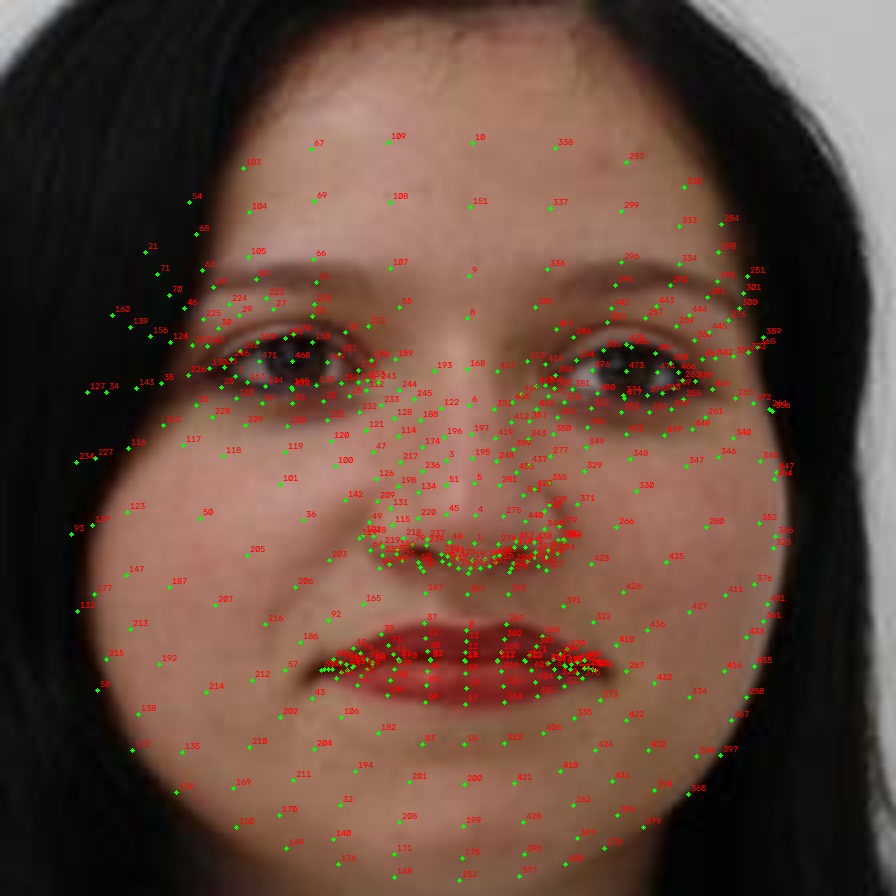
#> input picture ml_pipeline/landmark_reference.png, 896 x 896 px, found by its file name
$ python -i visual_qa.py   (imports and definitions only)
#> lines starting #> are read from the running program, lines starting #| are printed output that depends on the picture
### ml_pipeline/src/hueview/regions.py
"""
HueView — Shared Regional Contract (used by Phases 7.3, 7.4, 7.5, 8, 9)
=======================================================================

This module holds the vocabulary that every Phase 7+ module agrees on:
region names, their canonical order, the `RegionPatch` container that
7.3 -> 7.4 -> 7.5 -> 8 passes along, and a compact codec for caching
segmentation results to disk.

Nothing here does image processing. It exists so that `hsv_skin_filter.py`
(7.4), `region_selector.py` (7.5) and the Phase 8 feature extractors cannot
silently disagree about what "region 3" means — a disagreement that would
scramble the 15-element CIELAB vector without raising a single error.

CANONICAL ORDER
---------------
The manuscript defines the segmentation order in Stage 3 of Feature
Selection as:

    (1) forehead, (2) left cheek, (3) right cheek, (4) nose bridge, (5) jawline

That order is authoritative here, because it is the order the 15-element
CIELAB Feature Vector (3 values x 5 regions) is built in at Phase 8.2.
Note that Appendix 3's reporting tables (Tables 19-27) list regions in a
slightly different order (Forehead, Left Cheek, Right Cheek, Jawline,
Nose). Reporting order is cosmetic; feature order is not. Use
REGION_ORDER for anything that becomes a feature vector, and
REPORTING_ORDER only when laying out results tables.

LEFT / RIGHT CONVENTION
-----------------------
"Left cheek" means the subject's anatomical left, which appears on the
RIGHT side of the image in a normal front-facing photo. MediaPipe's mesh
is defined in the same subject-anatomical convention, so as long as 7.3
builds its polygons from MediaPipe indices this is automatic. It is
called out explicitly because it is the single easiest thing to flip by
accident, and a flipped pair produces a plausible-looking but wrong
per-region table in Appendix 3.
"""

from __future__ import annotations

from dataclasses import dataclass, field
from typing import Dict, Optional, Tuple

import numpy as np

# --------------------------------------------------------------------------
# Region vocabulary
# --------------------------------------------------------------------------

#: Feature-vector order. Do not reorder — Phase 8.2's 15-element CIELAB
#: vector is built by concatenating regions in exactly this sequence.
REGION_ORDER: Tuple[str, ...] = (
    "forehead",
    "left_cheek",
    "right_cheek",
    "nose_bridge",
    "jawline",
)

#: Order used in the manuscript's results tables (Appendix 3). Cosmetic only.
REPORTING_ORDER: Tuple[str, ...] = (
    "forehead",
    "left_cheek",
    "right_cheek",
    "jawline",
    "nose_bridge",
)

#: Human-readable labels for figures, results tables and the Phase 16 UI.
REGION_DISPLAY: Dict[str, str] = {
    "forehead": "Forehead",
    "left_cheek": "Left Cheek",
    "right_cheek": "Right Cheek",
    "nose_bridge": "Nose Bridge",
    "jawline": "Jawline",
    # Table 26/28 and the List of Tables call this "Whole Face Classifier":
    # a separately trained EfficientNetB0 on the entire SSR-normalized face,
    # not a composite of the five regions.
    "full_face": "Full Face (Whole Face Classifier)",
}

#: Integer id per region, 1-5. Zero is reserved for "outside every region".
#: These ids are what the cached label map stores, so changing them
#: invalidates every cached .png on disk.
REGION_IDS: Dict[str, int] = {name: i + 1 for i, name in enumerate(REGION_ORDER)}
ID_TO_REGION: Dict[int, str] = {v: k for k, v in REGION_IDS.items()}

#: Approximate coverage areas from Table 3 of the manuscript, expressed as
#: (y_min, y_max, x_min, x_max) fractions of the face bounding box.
#: Phase 7.3 derives its polygons from MediaPipe landmarks, not from these
#: rectangles — but they are kept here as (a) a sanity check that landmark
#: polygons land roughly where the manuscript says they should, and (b) a
#: degraded fallback for images where MediaPipe returns no mesh.
TABLE3_COVERAGE: Dict[str, Tuple[float, float, float, float]] = {
    "forehead":    (0.00, 0.25, 0.20, 0.80),   # top 25% height, center 60% width
    "left_cheek":  (0.30, 0.65, 0.15, 0.45),   # middle 30-65% height, left 15-45% width
    "right_cheek": (0.30, 0.65, 0.55, 0.85),   # middle 30-65% height, right 55-85% width
    "nose_bridge": (0.35, 0.65, 0.30, 0.70),   # middle 35-65% height, center 30-70% width
    "jawline":     (0.65, 1.00, 0.40, 0.60),   # bottom 20-35% height, center 40-60% width
}

#: Status values a region can carry out of Phase 7.4. Ordered from best to
#: worst; `region_selector` uses this ordering when deciding what to route.
STATUS_OK = "ok"                              # primary HSV rule, healthy coverage
STATUS_RELAXED = "relaxed"                    # relaxed HSV rule was needed
STATUS_GEOMETRY_FALLBACK = "geometry_fallback"  # HSV stripped too much; polygon kept as-is
STATUS_EMPTY = "empty"                        # no usable pixels at all (landmark failure)

STATUS_RANK: Dict[str, int] = {
    STATUS_OK: 0,
    STATUS_RELAXED: 1,
    STATUS_GEOMETRY_FALLBACK: 2,
    STATUS_EMPTY: 3,
}

#: A region below this many valid pixels produces an unstable CIELAB mean.
#: Used as the default floor in both 7.4 and 7.5.
MIN_VALID_PIXELS = 50


# --------------------------------------------------------------------------
# The object that moves between phases
# --------------------------------------------------------------------------

@dataclass
class RegionPatch:
    """
    One anatomical region of one face, at whatever stage of Phase 7 it has
    reached.

    Produced by 7.3 (with `skin_mask` unset), refined by 7.4 (which fills
    `skin_mask`, `status` and the coverage counters), routed by 7.5, and
    consumed by Phase 8.

    Attributes
    ----------
    region:
        One of REGION_ORDER, or "full_face" for the composite built in 7.5.
    image:
        (H, W, 3) uint8 RGB. The SSR-normalized face from Phase 7.2, with
        every pixel outside this region's mask zeroed. Kept at the full
        224x224 frame rather than cropped to a bounding box so that
        EfficientNetB0 receives a consistent input size across regions and
        the spatial position of the patch stays meaningful.
    geometric_mask:
        (H, W) bool. The polygon mask from Phase 7.3, before HSV filtering.
    skin_mask:
        (H, W) bool. Valid skin pixels after Phase 7.4. This is the mask
        Phase 8.2 must average CIELAB over — never `geometric_mask`.
    status:
        One of the STATUS_* constants above.
    n_geometric_px / n_valid_px:
        Pixel counts before and after HSV filtering. Their ratio is the
        retention rate reported in the Phase 7 checkpoint.
    meta:
        Free-form diagnostics (which threshold tier fired, timings, etc.).
        Never read by downstream phases; safe to extend.
    """

    region: str
    image: np.ndarray
    geometric_mask: np.ndarray
    skin_mask: Optional[np.ndarray] = None
    status: str = STATUS_EMPTY
    n_geometric_px: int = 0
    n_valid_px: int = 0
    meta: Dict = field(default_factory=dict)

    # [30 lines left out: functions retention, is_usable, masked_pixels, __repr__, not called in this run]


# --------------------------------------------------------------------------
# Cache codec
# --------------------------------------------------------------------------
#
# Running MediaPipe (7.1) is the expensive part of Phase 7 — roughly 15-30 ms
# per image on CPU, which across 29,020 training images and multiple epochs
# is hours of wasted recomputation. SSR (7.2) by contrast is a single
# Gaussian blur and is cheap enough to redo on the fly.
#
# So the recommended caching strategy is: cache the *masks*, recompute SSR.
# The codec below packs all five geometric masks and all five post-HSV skin
# masks into one 224x224 uint8 array that PNG-compresses to a few kilobytes:
#
#     bits 0-2 : region id, 0 = outside all regions, 1-5 = REGION_IDS
#     bit  3   : 1 if this pixel survived Phase 7.4's HSV filter
#
# Regions are assumed non-overlapping. If 7.3 ever produces overlapping
# polygons, the later region in REGION_ORDER wins and a warning is raised.

_SKIN_BIT = 0b1000


# [22 lines left out: function encode_label_map, not called in this run]


def decode_label_map(
    label: np.ndarray,
    ssr_image: np.ndarray,
) -> Dict[str, RegionPatch]:
    """
    Rebuild RegionPatches from a cached label map plus a freshly recomputed
    SSR image.

    This is the inverse of `encode_label_map`. Statuses are not stored in
    the label map (they live in the per-image routing CSV written by 7.5),
    so decoded patches come back as STATUS_OK when they have pixels and
    STATUS_EMPTY when they do not. If you need exact status replay, join
    against the routing log on filename.
    """
    patches: Dict[str, RegionPatch] = {}
    region_ids = label & 0b0111
    skin_flag = (label & _SKIN_BIT).astype(bool)

    for name in REGION_ORDER:
        rid = REGION_IDS[name]
        geom = region_ids == rid
        skin = geom & skin_flag
        n_geom = int(geom.sum())
        n_valid = int(skin.sum())
        image = np.zeros_like(ssr_image)
        image[geom] = ssr_image[geom]
        patches[name] = RegionPatch(
            region=name,
            image=image,
            geometric_mask=geom,
            skin_mask=skin,
            status=STATUS_OK if n_valid >= MIN_VALID_PIXELS else STATUS_EMPTY,
            n_geometric_px=n_geom,
            n_valid_px=n_valid,
            meta={"source": "cached_label_map"},
        )
    return patches

### ml_pipeline/src/hueview/visual_qa.py
"""
Phase 7 Visual Inspection QA Script

Overlay 5 regional geometric masks and HSV skin masks onto a random sample
of images to visually verify anatomical placement and HSV filtering accuracy.

Panel 2 = geometric region polygons (7.3); panel 3 = only the skin pixels kept
by the HSV filter (7.4). Label maps are read by exact manifest filename.

Outputs:
    results/qa_visualizations/sample_<filename>.jpg
"""

import os
import sys
import random
from pathlib import Path
import cv2
import numpy as np
import pandas as pd


def find_project_root(start: Path, marker: str = "ml_pipeline") -> Path:
#> called with marker = 'ml_pipeline'
    for candidate in [start] + list(start.parents):
        if (candidate / marker).is_dir():
            return candidate
    return start


PROJECT_ROOT = find_project_root(Path(__file__).resolve().parent)
if str(PROJECT_ROOT) not in sys.path:
    sys.path.insert(0, str(PROJECT_ROOT))

from ml_pipeline.src.hueview.regions import decode_label_map, REGION_ORDER

# ---------------------------------------------------------------- Config --

DATA_PROCESSED = PROJECT_ROOT / "ml_pipeline" / "data" / "processed"
INDEX_PATH = DATA_PROCESSED / "landmarks_index.csv"
LABEL_MAPS_ROOT = DATA_PROCESSED / "label_maps"
SSR_ROOT = DATA_PROCESSED / "images_ssr"
OUTPUT_QA_DIR = PROJECT_ROOT / "results" / "qa_visualizations"

NUM_SAMPLES = 20  # Number of random test images to visually inspect

# Color palette (BGR) for the 5 regions
REGION_COLORS = {
    "forehead": (0, 0, 255),       # Red
    "left_cheek": (0, 255, 0),     # Green
    "right_cheek": (255, 0, 0),    # Blue
    "nose_bridge": (0, 255, 255),  # Yellow
    "jawline": (255, 0, 255)       # Magenta
}


def resolve_ssr_path(filename: str) -> Path | None:
    str_file = str(filename).replace("\\", "/")
    if "images/" in str_file:
        str_file = str_file.split("images/")[-1]

    cand = SSR_ROOT / str_file
    if cand.is_file():
        return cand

    for cohort in ["processed", "v5_processed", "c1_processed", "c2_processed"]:
        cand_c = SSR_ROOT / cohort / str_file
        if cand_c.is_file():
            return cand_c

    bare_name = Path(str_file).name.lower()
    matched = list(SSR_ROOT.rglob(bare_name))
    return matched[0] if matched and matched[0].is_file() else None


def generate_qa_overlay(filename: str):
#> called with filename = '../../landmark_reference.png'
    str_file = str(filename).replace("\\", "/")
    if "images/" in str_file:
        str_file = str_file.split("images/")[-1]

    label_path = LABEL_MAPS_ROOT / Path(str_file).with_suffix(".png")
    ssr_path = resolve_ssr_path(filename)

    if not label_path.is_file() or ssr_path is None:
        return False

    label_map = cv2.imread(str(label_path), cv2.IMREAD_UNCHANGED)
#> label_map is the input picture: shape (896, 896, 3); mean B, G, R 59.9, 72.7, 100.6
    ssr_bgr = cv2.imread(str(ssr_path))

    if label_map is None or ssr_bgr is None:
        return False

    # Panel 1: Original SSR Image
    panel1_orig = ssr_bgr.copy()

    # Panel 2: Color-Coded Mask Overlays
    panel2_overlay = ssr_bgr.copy()
    color_mask = np.zeros_like(ssr_bgr, dtype=np.uint8)

    # Decode label map patches
    ssr_rgb = cv2.cvtColor(ssr_bgr, cv2.COLOR_BGR2RGB)
    patches = decode_label_map(label_map, ssr_rgb)
#> in decode_label_map, `skin_flag = (label & _SKIN_BIT).astype(bool)`:
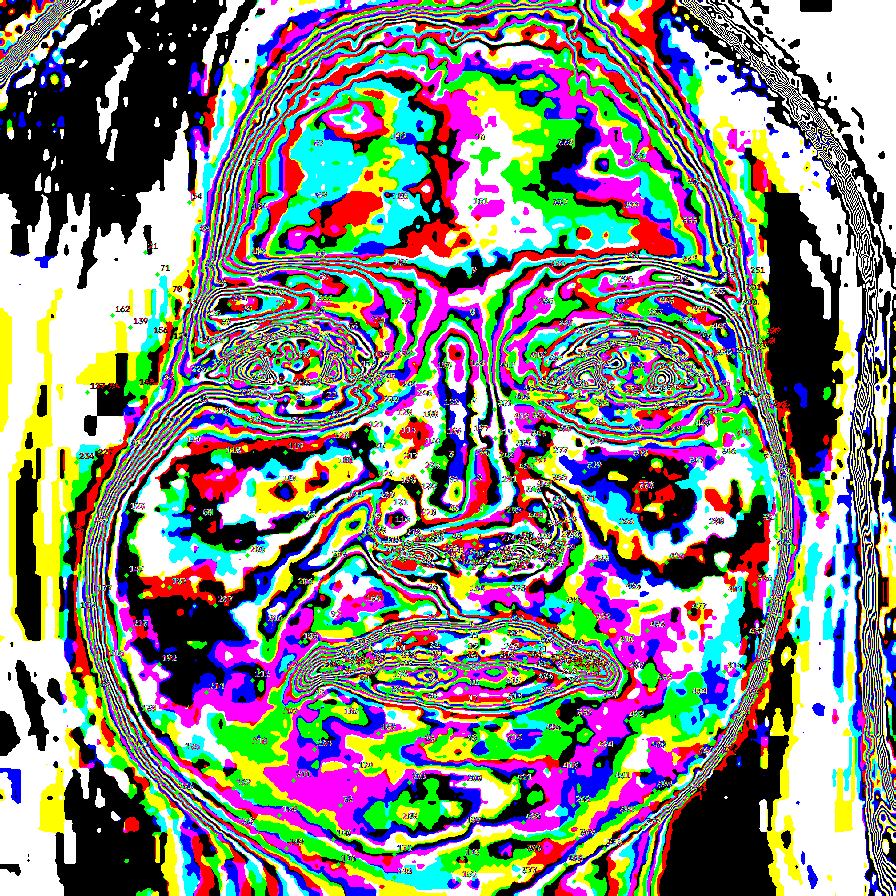
#> skin_flag: shape (896, 896, 3) bool; mean B, G, R 0.492, 0.523, 0.515
#> the loop in decode_label_map, `for name in REGION_ORDER:` made 5 passes
#> (n_geom, n_valid) on passes 1 to 5: (287240, 153327), (277484, 146118), (294137, 149986), (294456, 147487), (305044, 154110)
#> pass 1, in decode_label_map, `geom = region_ids == rid`:
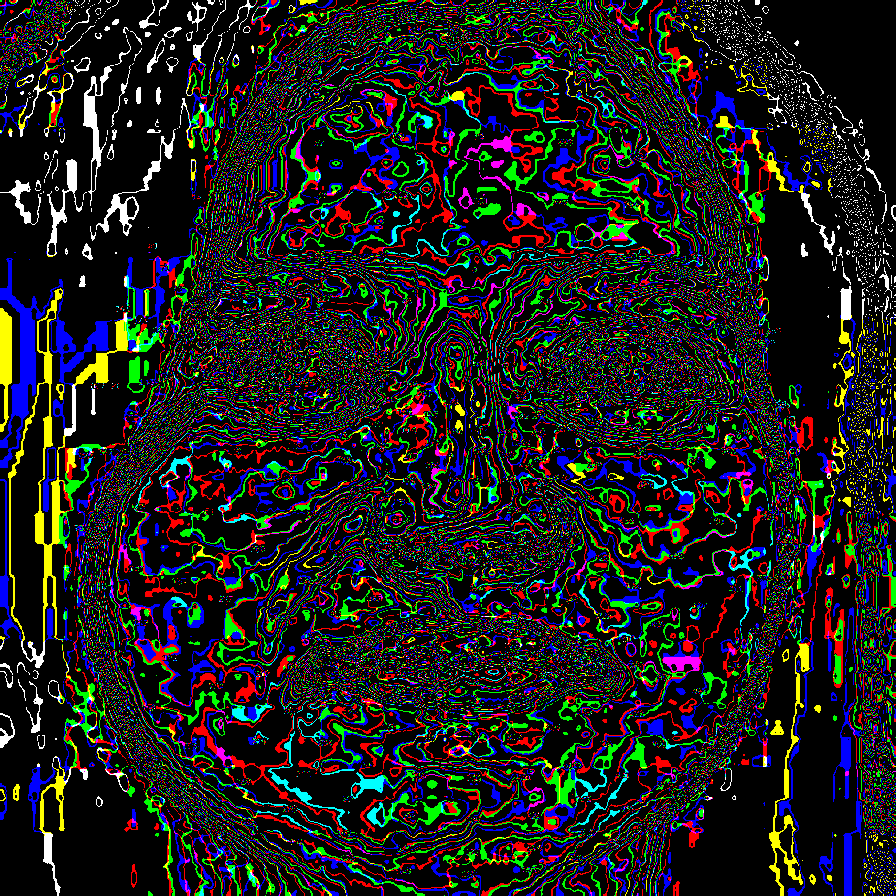
#> geom: shape (896, 896, 3) bool; mean B, G, R 0.12, 0.119, 0.119
#> pass 1, in decode_label_map, `skin = geom & skin_flag`:
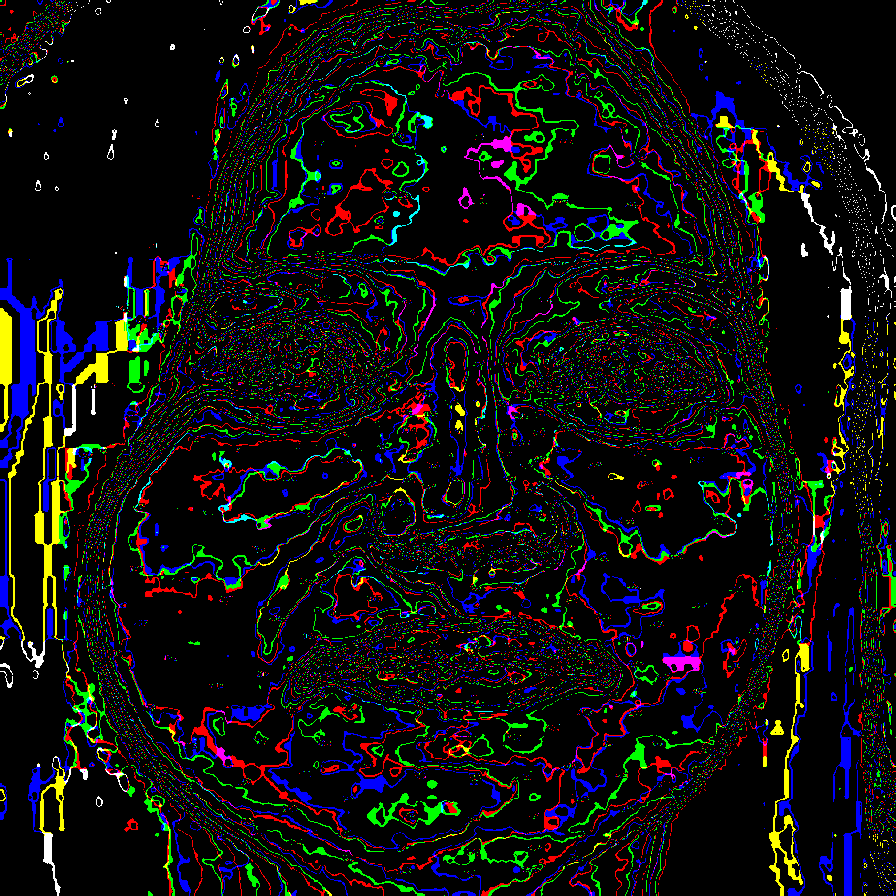
#> skin: shape (896, 896, 3) bool; mean B, G, R 0.0644, 0.0623, 0.0643
#> pass 2, in decode_label_map, `skin = geom & skin_flag`:
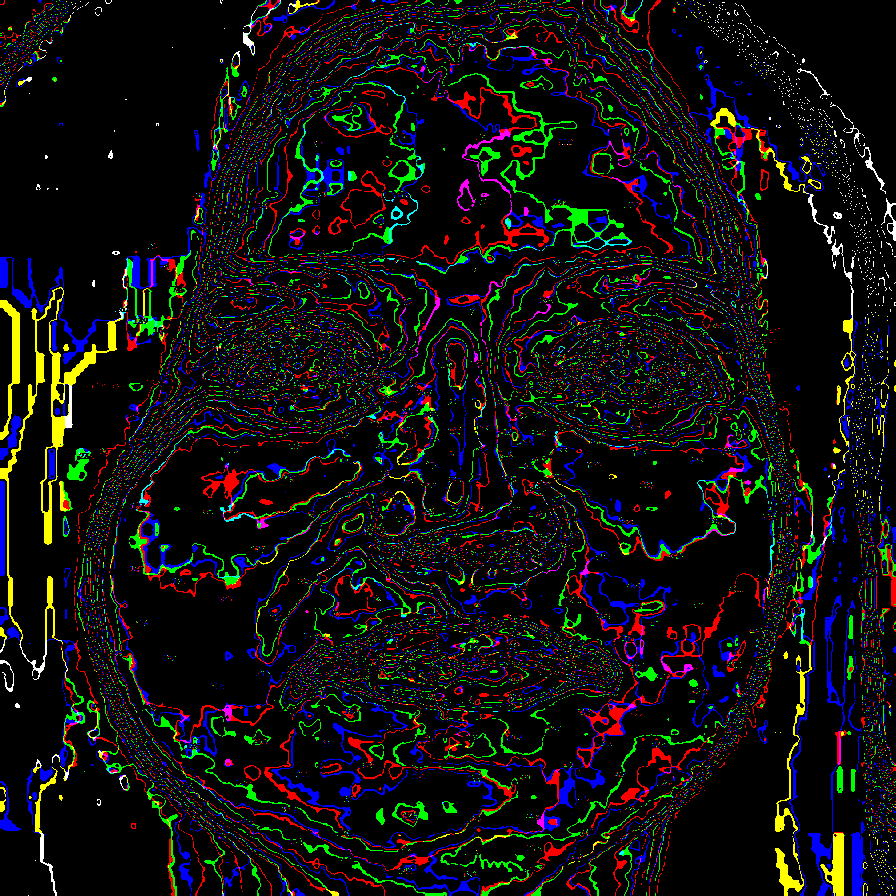
#> skin: shape (896, 896, 3) bool; mean B, G, R 0.0589, 0.0603, 0.0629
#> after the loop in decode_label_map, `for name in REGION_ORDER:`:
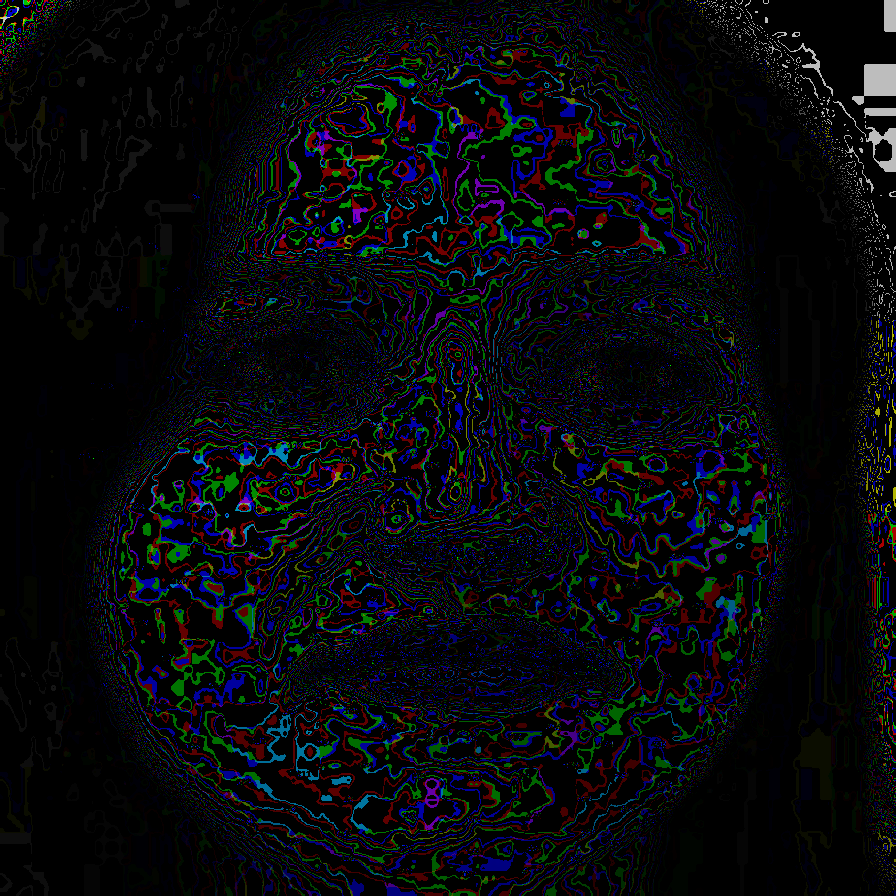
#> image: shape (896, 896, 3); mean B, G, R 12.7, 9.3, 7.7
#> after the loop in decode_label_map, `for name in REGION_ORDER:`: patches = 5 items
#> patches = 5 items

    # Panel 3: HSV Filtered Skin Pixels Isolations
    panel3_filtered = np.zeros_like(ssr_bgr)

    for region in REGION_ORDER:
        if region in patches and patches[region] is not None:
            patch = patches[region]

            if patch.image is not None:
                # Panel 2: the region's geometric polygon (Phase 7.3).
                geom = patch.geometric_mask
                # Panel 3: only the pixels that SURVIVED the HSV filter
                # (Phase 7.4). patch.image holds the whole polygon, so the
                # skin mask must be used here to show what HSV removed.
                skin = patch.skin_mask if patch.skin_mask is not None else geom

                if geom.any():
                    color = REGION_COLORS.get(region, (255, 255, 255))
                    color_mask[geom] = color
                if skin.any():
                    panel3_filtered[skin] = ssr_bgr[skin]
#> color_mask: shape (896, 896, 3); every value is 0

    # Blend panel 2 (40% color mask overlay)
    cv2.addWeighted(color_mask, 0.4, panel2_overlay, 0.6, 0, panel2_overlay)

    # Stitch panels horizontally: [Original SSR | Color Overlay | HSV Filtered Skin]
    h, w = ssr_bgr.shape[:2]
    combined_grid = np.hstack([panel1_orig, panel2_overlay, panel3_filtered])

    # Add text labels on top
    cv2.putText(combined_grid, "1. SSR Image", (20, 40), cv2.FONT_HERSHEY_SIMPLEX, 0.8, (0, 255, 0), 2)
    cv2.putText(combined_grid, "2. Mask Overlays", (w + 20, 40), cv2.FONT_HERSHEY_SIMPLEX, 0.8, (0, 255, 0), 2)
    cv2.putText(combined_grid, "3. HSV Filtered Skin", (2 * w + 20, 40), cv2.FONT_HERSHEY_SIMPLEX, 0.8, (0, 255, 0), 2)

    # Save output QA image
    OUTPUT_QA_DIR.mkdir(parents=True, exist_ok=True)
    out_file = OUTPUT_QA_DIR / f"qa_{Path(str_file).stem}.jpg"
    cv2.imwrite(str(out_file), combined_grid)
    return True


# [15 lines left out: function run, not called in this run]


# [2 lines not run here, left out]

#> (the run stopped early here; a loop or call above may not have finished)
